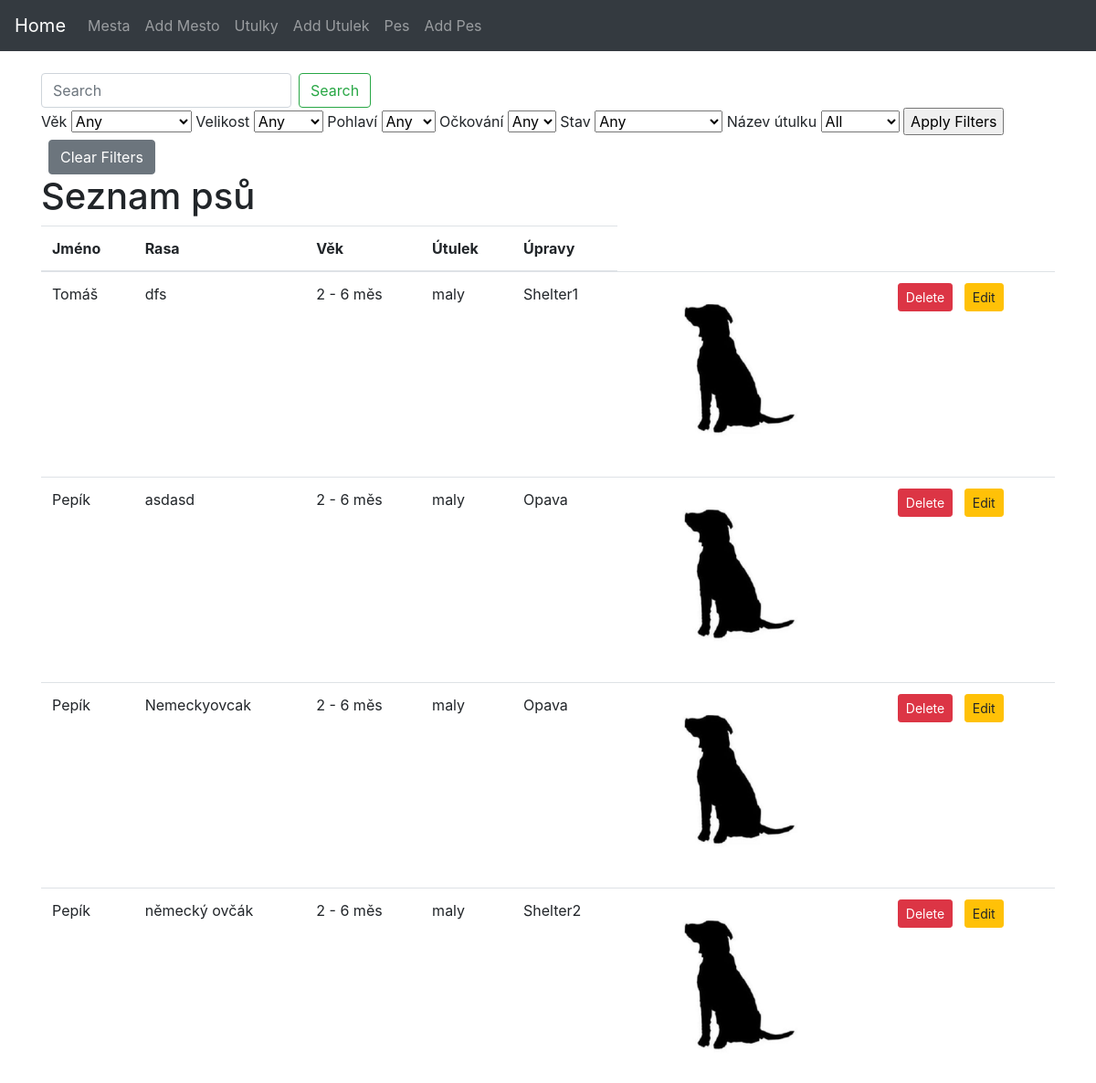
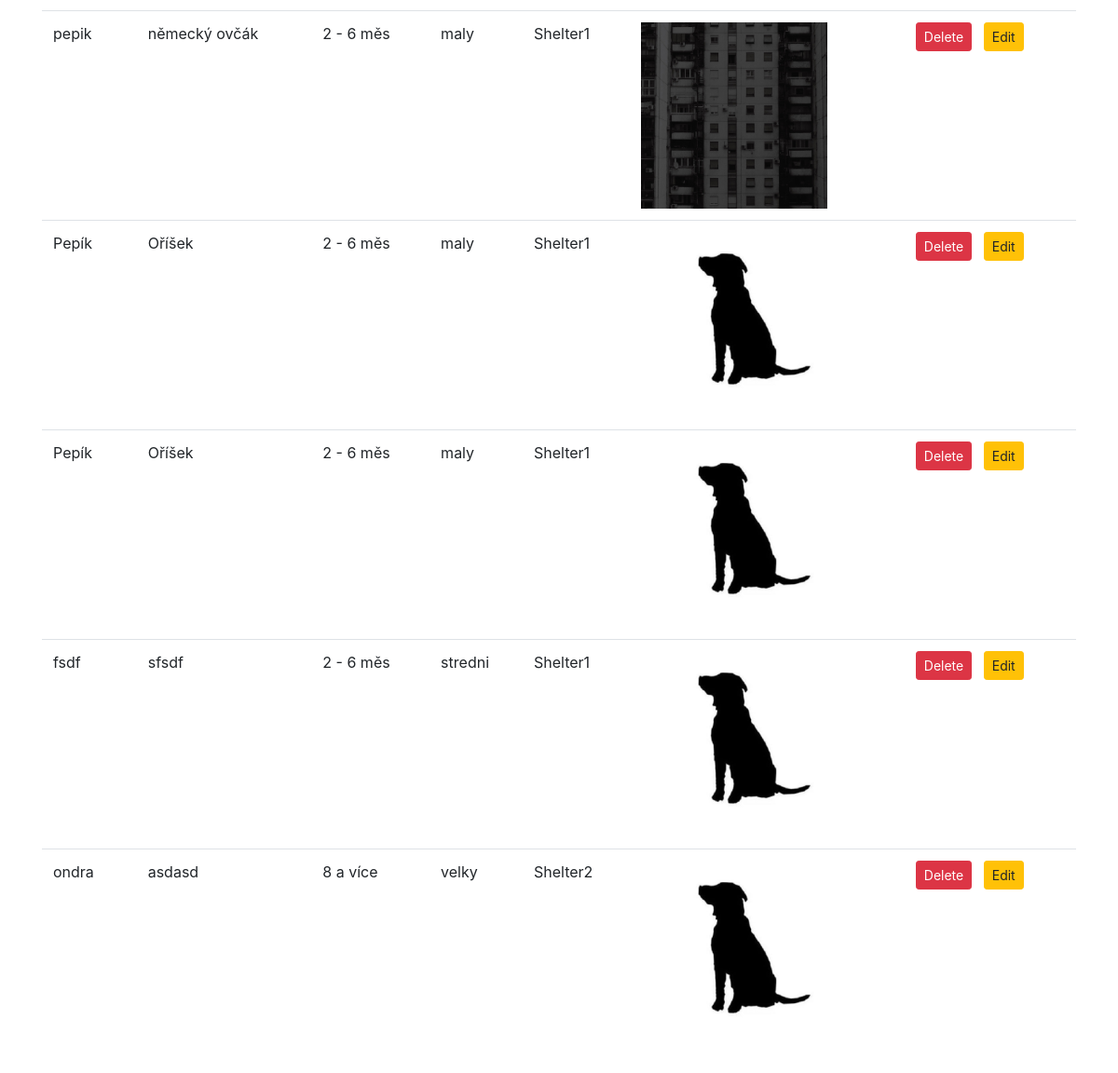
Screenshot of /pes with the database file from the repository (2 pictures, top to bottom).
### website/models.py (models this page shows, shortened)
class Pes(db.Model):
    idpes = db.Column(db.Integer, primary_key=True)
    ockovani = db.Column(db.Enum('Ano', 'Ne', name='ockovani_enum'), nullable=True)
    jmeno = db.Column(db.String(45), nullable=False)
    rasa = db.Column(db.String(45))
    vek = db.Column(db.Enum('2 - 6 měs', '6 měs - 2 roky', '2 - 8 let', '8 a více', name='vek_enum'), nullable=True)
    velikost = db.Column(db.Enum('maly', 'stredni', 'velky', name='velikost_enum'), nullable=True)
    stav = db.Column(db.Enum('kastrovany', 'handicapovany', 'akutni adoptce', name='stav_enum'), nullable=True)
    pohlavi = db.Column(db.Enum('Pes', 'Fena', name='pohlavi_enum'), nullable=True)
    popis = db.Column(db.String(200))
    fotografie = db.Column(db.String(100), nullable=False, default='default.jpeg')
    utulek_nazev = db.Column(db.String(45), db.ForeignKey('utulek.nazev', name='utulek_nazev'), nullable=False)
    utulek = db.relationship('Utulek', backref=db.backref('pes', lazy=True))
    __table_args__ = (
        CheckConstraint('ockovani IN ("Ano", "Ne")'),
        CheckConstraint('vek IN ("2 - 6 měs", "6 měs - 2 roky", "2 - 8 let", "8 a více")'),
        CheckConstraint('velikost IN ("maly", "stredni", "velky")'),
        CheckConstraint('stav IN ("kastrovany", "handicapovany", "akutni adoptce")'),
        CheckConstraint('pohlavi IN ("Pes", "Fena")'),
    )

### website/views.py (the view, shortened to what this page needs)
@app.route('/pes', methods=['GET', 'POST'])
def show_pes():
    search_term = request.args.get('search', '')
    form = FilterForm()
    utulek_choices = [(utulek.nazev, utulek.nazev) for utulek in Utulek.query.all()]
    utulek_choices.insert(0, ('', 'All'))
    form.utulek_nazev.choices = utulek_choices
    if 'clear_filters' in request.args:
        return redirect(url_for('show_pes'))
    base_query = Pes.query.filter(
        or_(Pes.jmeno.ilike(f"%{search_term}%"), Pes.rasa.ilike(f"%{search_term}%"), Pes.utulek_nazev.ilike(f"%{search_term}%"),
            Pes.ockovani.ilike(f"%{search_term}%"), Pes.stav.ilike(f"%{search_term}%"), Pes.pohlavi.ilike(f"%{search_term}%"),
            Pes.velikost.ilike(f"%{search_term}%"),)
    )
    pes_entries = base_query.all()
    return render_template('pes.html', pes_entries=pes_entries, form=form)

### website/forms.py
class FilterForm(FlaskForm):
    pohlavi = SelectField('Pohlaví', choices=[('', 'Any'),('Pes', 'Pes'), ('Fena', 'Fena')])
    vek = SelectField('Věk', choices=[('', 'Any'),('2 - 6 měs', '2 - 6 měs'),('6 měs - 2 roky', '6 měs - 2 roky'),('2 - 8 let', '2 - 8 let'),('8 a více', '8 a více')])
    velikost = SelectField('Velikost', choices=[('', 'Any'),('maly', 'Malý'),('stredni', 'Střední'),('velky', 'Velký')])
    ockovani = SelectField('Očkování', choices=[('', 'Any'),('Ano', 'Ano'), ('Ne', 'Ne')])
    stav = SelectField('Stav', choices=[('', 'Any'),('kastrovany', 'Kastrovaný'),('handicapovany', 'Handicapovaný'),('akutni adoptce', 'Akutní adopce')])
    utulek_nazev = SelectField('Název útulku', choices=[], coerce=str)
    submit = SubmitField('Apply Filters')

### website/templates/pes.html (shortened to what this page needs)
<!DOCTYPE html>
<html lang="en">
<head>
    <link rel="stylesheet" href="https://stackpath.bootstrapcdn.com/bootstrap/4.5.2/css/bootstrap.min.css">
</head>
<body>
    {% include 'navbar.html' %}
    <div class="container mt-4">
        <form method="GET" action="{{ url_for('show_pes') }}" class="form-inline my-2 my-lg-0">
            <input class="form-control mr-sm-2" type="text" placeholder="Search" name="search"
                value="{{ request.args.get('search', '') }}">
            <button class="btn btn-outline-success my-2 my-sm-0" type="submit">Search</button>
        </form>
        <form method="POST" action="">
            {{ form.vek.label }} {{ form.vek }}
            {{ form.velikost.label }} {{ form.velikost }}
            {{ form.pohlavi.label }} {{ form.pohlavi }}
            {{ form.ockovani.label }} {{ form.ockovani }}
            {{ form.stav.label }} {{ form.stav }}
            {{ form.utulek_nazev.label }} {{ form.utulek_nazev }}
            {{ form.submit() }}
            <a href="{{ url_for('show_pes') }}" class="btn btn-secondary my-2 my-sm-0 ml-2">Clear Filters</a>
        </form>
        <h1>Seznam psů</h1>
        <table class="table">
            <thead>
                <tr>
                    <th>Jméno</th>
                    <th>Rasa</th>
                    <th>Věk</th>
                    <th>Útulek</th>
                    <th>Úpravy</th>
                </tr>
            </thead>
            <tbody>
                {% for pes in pes_entries %}
                <tr>
                    <td>{{ pes.jmeno }}</td>
                    <td>{{ pes.rasa }}</td>
                    <td>{{ pes.vek }}</td>
                    <td>{{ pes.velikost }}</td>
                    <td>{{ pes.utulek_nazev }}</td>
                    <td>
                        {% if pes.fotografie %}
                        <div class="rounded-circle">
                            <img src="{{ url_for('static', filename='img/' + pes.fotografie) }}" alt="Dog Picture"
                                style="width: 200px; height: 200px; object-fit: cover">
                        </div>
                        {% endif %}
                    </td>
                    <td>
                        <form method="post" action="{{ url_for('delete_pes', id=pes.idpes) }}" style="display: inline;">
                            <button type="submit" class="btn btn-danger btn-sm">Delete</button>
                        </form>
                        <a href="{{ url_for('edit_pes', id=pes.idpes) }}" class="btn btn-warning btn-sm ml-2">Edit</a>
                    </td>
                </tr>
                {% endfor %}
            </tbody>
        </table>
    </div>
</body>
</html>

### rows the page displays
Pes: jmeno "Tomáš", rasa "dfs", vek "2 - 6 měs", velikost "maly", utulek_nazev "Shelter1", fotografie (placeholder picture)
Pes: jmeno "Pepík", rasa "asdasd", vek "2 - 6 měs", velikost "maly", utulek_nazev "Opava", fotografie (placeholder picture)
Pes: jmeno "Pepík", rasa "Nemeckyovcak", vek "2 - 6 měs", velikost "maly", utulek_nazev "Opava", fotografie (placeholder picture)
Pes: jmeno "Pepík", rasa "německý ovčák", vek "2 - 6 měs", velikost "maly", utulek_nazev "Shelter2", fotografie (placeholder picture)
Pes: jmeno "pepik", rasa "německý ovčák", vek "2 - 6 měs", velikost "maly", utulek_nazev "Shelter1", fotografie (picture)
Pes: jmeno "Pepík", rasa "Oříšek", vek "2 - 6 měs", velikost "maly", utulek_nazev "Shelter1", fotografie (placeholder picture)
Pes: jmeno "Pepík", rasa "Oříšek", vek "2 - 6 měs", velikost "maly", utulek_nazev "Shelter1", fotografie (placeholder picture)
Pes: jmeno "fsdf", rasa "sfsdf", vek "2 - 6 měs", velikost "stredni", utulek_nazev "Shelter1", fotografie (placeholder picture)
Pes: jmeno "ondra", rasa "asdasd", vek "8 a více", velikost "velky", utulek_nazev "Shelter2", fotografie (placeholder picture)
